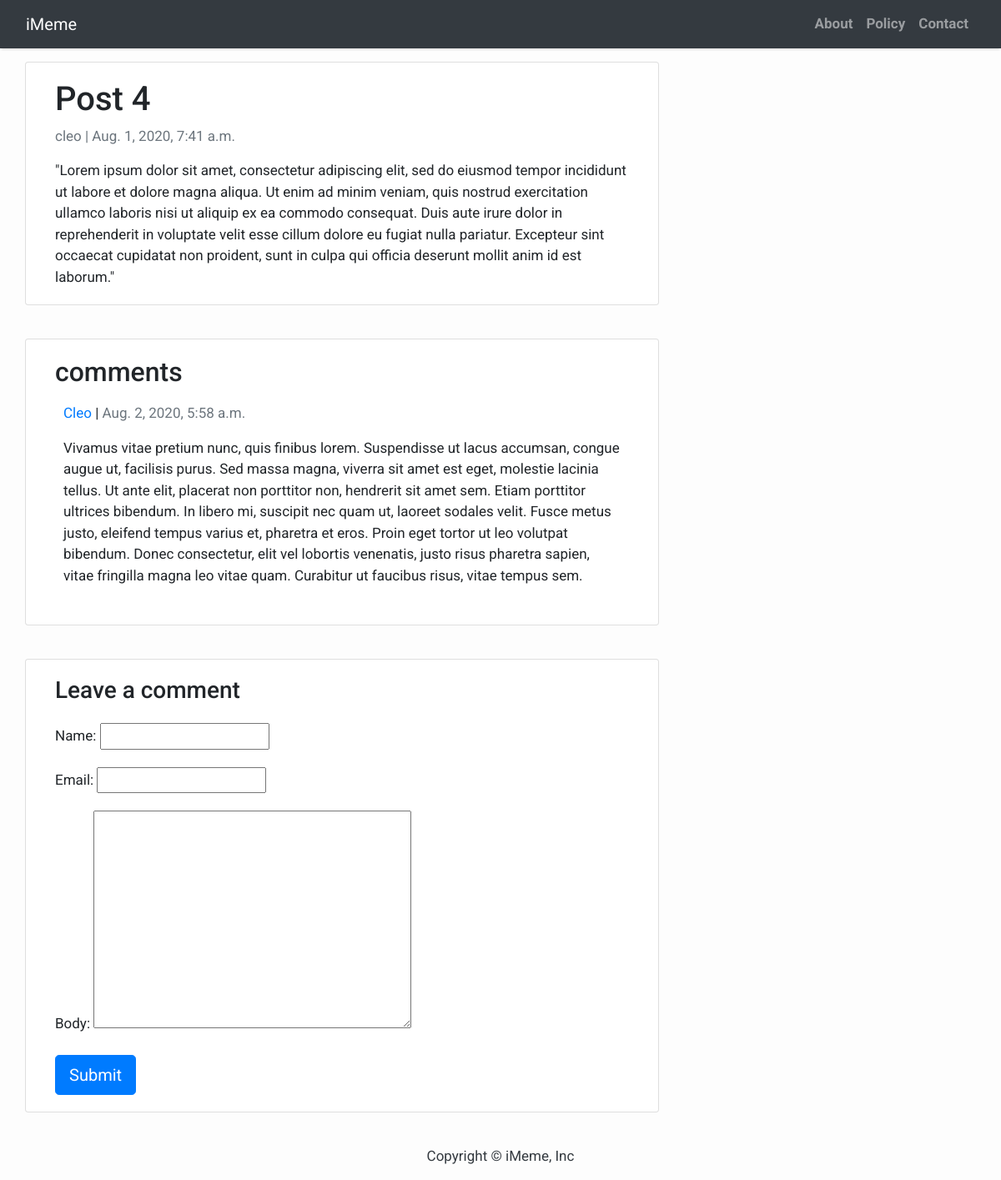
The app's page /post-4/, older data.
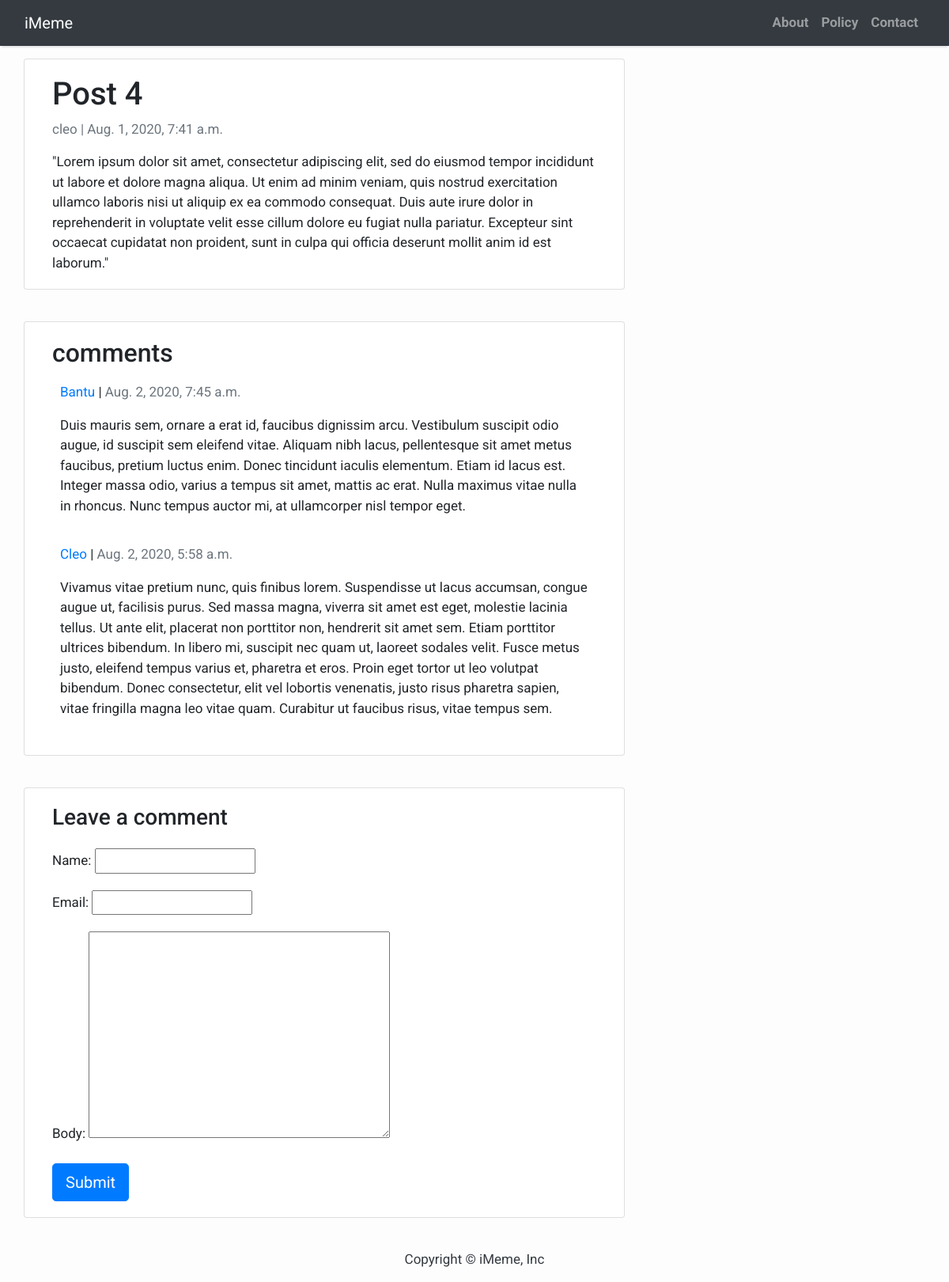
The same page, newer data.
### iblog/models.py (models this page shows, shortened)
class Comment(models.Model):
	post = models.ForeignKey(Post, on_delete=models.CASCADE, related_name='comments')
	name = models.CharField(max_length=80)
	email = models.EmailField()
	body = models.TextField()
	created_on = models.DateTimeField(auto_now_add=True)
	active = models.BooleanField(default=False)
	class Meta:
		ordering = ['-created_on']

### iblog/views.py (the view)
# urls.py: path('<slug:slug>/', views.post_detail, name='post_detail'),
def post_detail(request, slug):
	template_name = 'post_detail.html'
	post = get_object_or_404(Post, slug=slug)
	comments = post.comments.filter(active=True)
	new_comment = None
	if request.method == 'POST':
		comment_form = CommentForm(data=request.POST)
		if comment_form.is_valid():
			new_comment = comment_form.save(commit=False)
			new_comment.post = post
			new_comment.save()
	else:
		comment_form = CommentForm()
	context = {'post':post, 'comments':comments, 'new_comment':new_comment, 'comment_form':comment_form}
	return render(request, template_name, context)

### iblog/forms.py
class CommentForm(forms.ModelForm):
	class Meta:
		model = Comment
		fields = ('name', 'email', 'body')

### templates/post_detail.html (shortened to what this page needs)
{% extends 'base.html' %}
{% block content %}
<div class="container" style="border-radius: 10px;">
  <div class="row">
    <div class="col-md-8 card mb-4  mt-3 left  top">
      <div class="card-body">
        <h1>{% block title %} {{ post.title }} {% endblock title %}</h1>
        <p class=" text-muted">{{ post.author }} | {{ post.created_on }}</p>
        <p class="card-text ">{{ post.content | safe }}</p>
      </div>
    </div>
    <div class="col-md-8 card mb-4  mt-3">
      <div class="card-body">
        <h2>{{ comments.counts }} comments</h2>
          {% for comment in comments %}
            <div class="comments" style="padding: 10px;">
              <p>
                <a href="#">{{ comment.name }}</a> |
                <span class="text-muted font-weight-normal">
                  {{ comment.created_on }}
                </span>
              </p>
              {{ comment.body | linebreaks }}
            </div>
          {% endfor %}
      </div>
    </div>
    <div class="col-md-8 card mb-4  mt-3">
      <div class="card-body">
        {% if new_comment %}
        <div class="alert alert-success" role="alert">
          Your comment is awaiting moderation
        </div>
        {% else %}
        <h3>Leave a comment</h3>
        <form method="post" style="margin-top: 1.3em;">
          {{ comment_form.as_p }}
          <button type="submit" class="btn btn-primary btn-lg">Submit</button>
        </form>
        {% endif %}
      </div>
    </div>
  </div>
</div>
{% endblock content %}

Row changes from the older to the newer data that the page shows:
added Comment: name "Bantu", created_on "Aug. 2, 2020, 7:45 a.m.", body "Duis mauris sem, ornare a erat id, faucibus dignissim arcu. Vestibulum suscipit odio augue, id suscipit sem eleifend vitae. Aliquam nibh lacus, pellentesque sit amet metus faucibus, pretium luctus enim. Donec tincidunt iaculis elementum. Etiam id lacus est. Integer massa odio, varius a tempus sit amet, mattis ac erat. Nulla maximus vitae nulla in rhoncus. Nunc tempus auctor mi, at ullamcorper nisl tempor eget."
